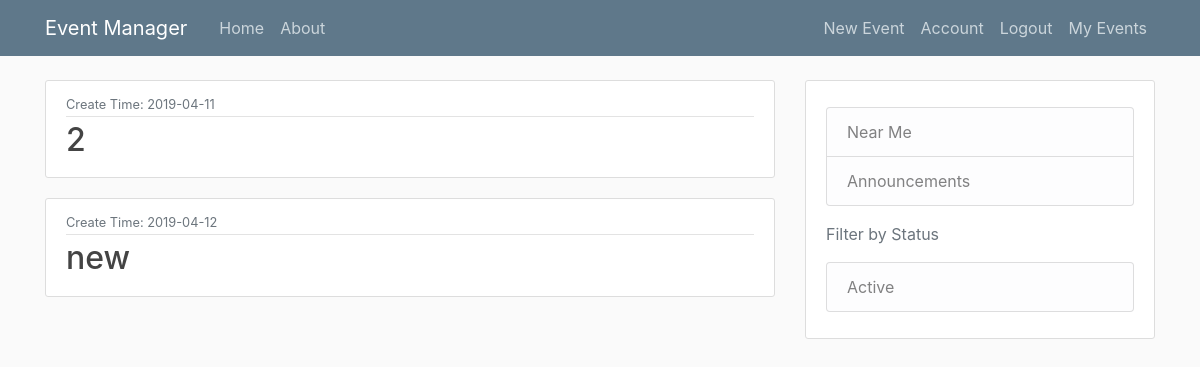
/my_events (signed in), run on the app's committed database.
### eventmanager/events/model.py (models this page shows, shortened)
class Event(db.Model):
    __tablename__ = 'events'
    id = db.Column(db.Integer, primary_key=True)
    title = db.Column(db.String(100), nullable=False)
    time_posted = db.Column(db.DateTime, nullable=False, default=datetime.utcnow())
    time_start = db.Column(db.DateTime, nullable=True)
    time_end = db.Column(db.DateTime, nullable=True)
    event_address = db.Column(db.String(200), nullable=False)
    description = db.Column(db.String, nullable=False)
    sponsor_id = db.Column(db.Integer, db.ForeignKey('users.id'), nullable=False)
    category = db.Column(db.Enum(EventEnum), nullable=False)
    status = db.Column(db.Enum(StatusEnum), nullable=True)
    registrations = db.relationship('Registration', backref='event', lazy=True, cascade="all, delete-orphan")

### eventmanager/events/routes.py (the view)
@events.route("/my_events", methods=['GET', 'POST'])
def my_events_ui():
    return controller.my_events_regis_ui(request)

### eventmanager/events/controller.py (called while the page is built)
def my_events_regis_ui(request):
    page = request.args.get('page', 1, type=int)
    if current_user.is_anonymous:
        return Response('Please log in first', 403)
    if current_user.role.name == 'Sponsor':
        registrations = Event.query.filter_by(sponsor_id=current_user.id).paginate(page=page, per_page=5)
        return render_template('my_create_events.html', events=registrations)
    else:
        registrations = Registration.query.filter_by(user_id=current_user.id).paginate(page=page, per_page=5)
        return render_template('my_events.html', events=registrations)

### eventmanager/users/model.py (called while the page is built)
@login_manager.user_loader
def load_user(user_id):
    return User.query.get(user_id)

### eventmanager/templates/my_create_events.html
{% extends "layout.html" %}
{% block content %}
{% for regi in events.items %}
<article class="media content-section">
    <div class="media-body">
        <div class="article-metadata">
            <small class="text-muted">Create Time: {{ regi.time_posted.strftime('%Y-%m-%d') }}</small>
        </div>
        <h2><a class="article-title" href="{{ url_for('events.get_event_ui', event_id=regi.id) }}">{{ regi.title }}</a></h2>
    </div>
</article>
{% endfor %}
{% endblock content %}

### eventmanager/static/main.css (style rules this page uses)
body { background: #fafafa; color: #333333; margin-top: 5rem; }
h1, h2, h3, h4, h5, h6 { color: #444444; }
.content-section { background: #ffffff; padding: 10px 20px; border: 1px solid #dddddd; border-radius: 3px; margin-bottom: 20px; }
.article-title { color: #444444; }
.article-metadata { padding-bottom: 1px; margin-bottom: 4px; border-bottom: 1px solid #e3e3e3 }

### data on the page
Event: time_posted "2019-04-11", title "2"
Event: time_posted "2019-04-12", title "new"
